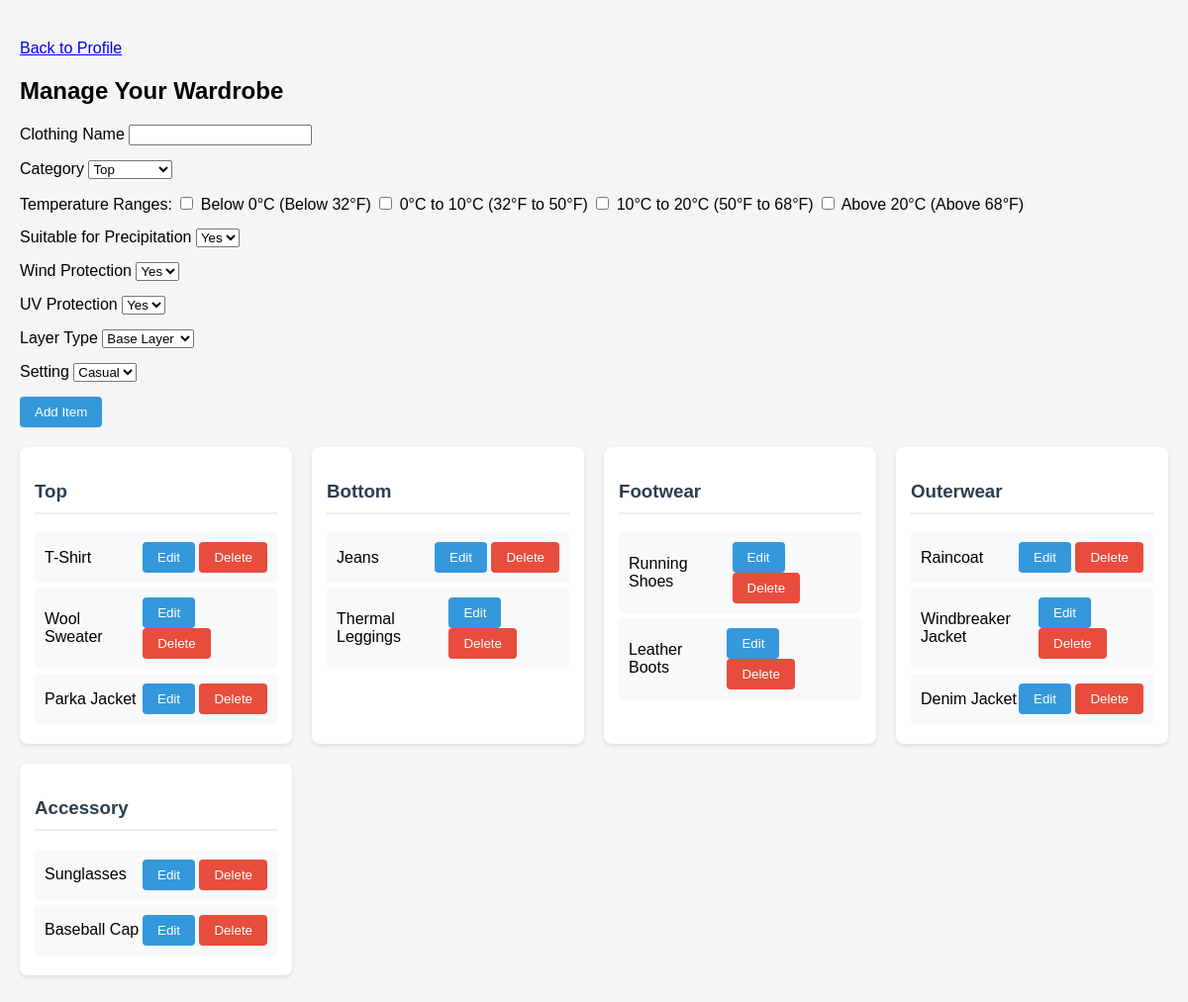
The app's page /manage_wardrobe (signed in), older data.
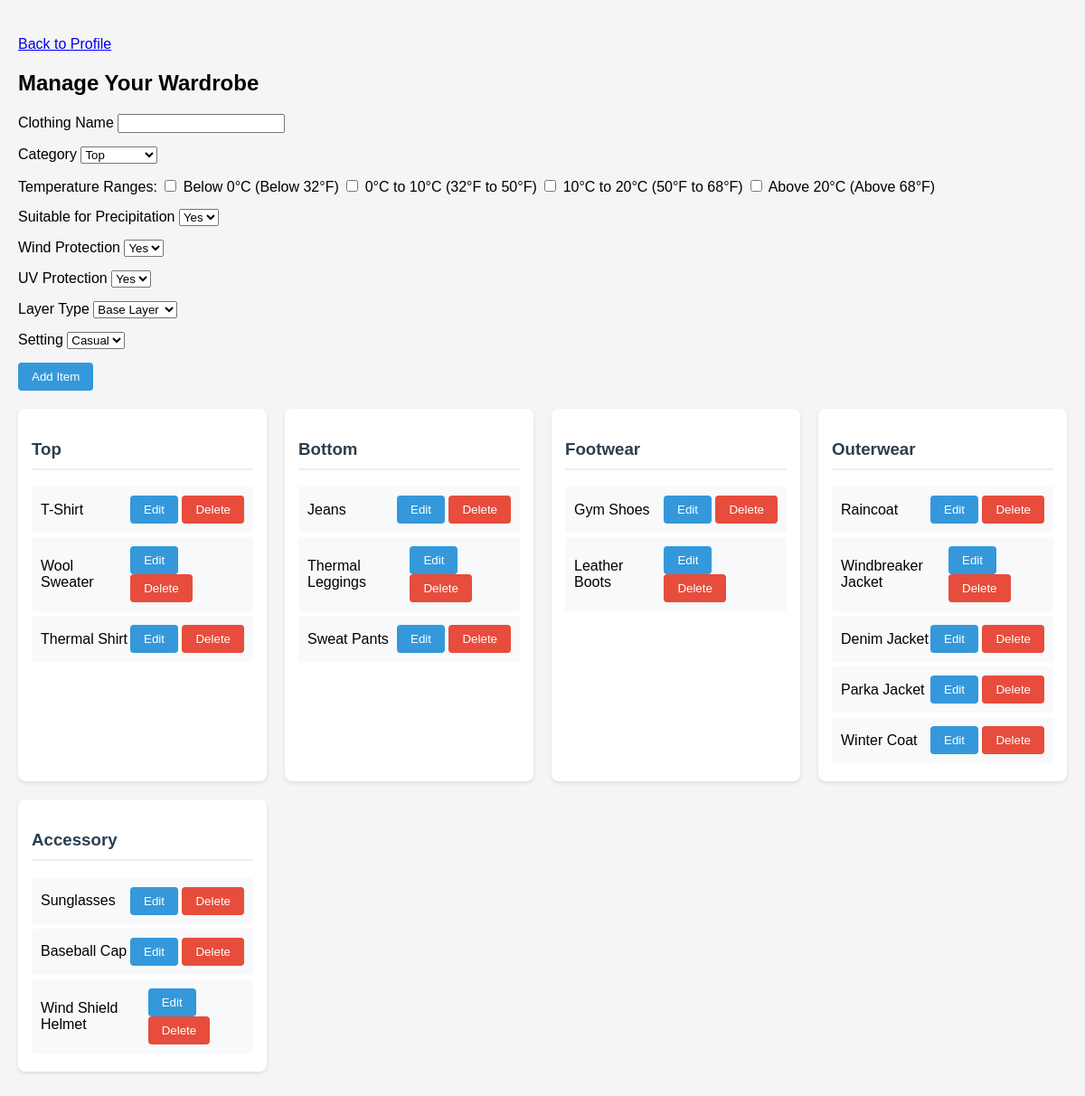
The same page, newer data.
### models.py (models this page shows, shortened)
class UserClothingItem(db.Model):
    id = db.Column(db.Integer, primary_key=True)
    name = db.Column(db.String(100), nullable=False)
    category = db.Column(db.String(50), nullable=False)
    temperature_ranges = db.Column(db.String(100), nullable=False)
    precipitation_tag = db.Column(db.Boolean, nullable=False)
    wind_protection_tag = db.Column(db.Boolean, nullable=False)
    uv_protection_tag = db.Column(db.Boolean, nullable=False)
    layer_type = db.Column(db.String(50), nullable=True)
    setting = db.Column(db.String(50), nullable=True)
    user_id = db.Column(db.Integer, db.ForeignKey('user.id'), nullable=False)

### main.py (the view, shortened to what this page needs)
@app.route('/manage_wardrobe', methods=['GET', 'POST'])
@login_required
def manage_wardrobe():
    form = ManageWardrobeForm()
    wardrobe_items = UserClothingItem.query.filter_by(user_id=current_user.id).all()
    return render_template('manage_wardrobe.html', form=form, wardrobe_items=wardrobe_items)

### forms.py (called while the page is built)
def str_to_bool(value):
    return value == 'True'

### main.py (called while the page is built)
@app.before_request
def setup():
        db.create_all()
        populate_sample_data()

@login_manager.user_loader
def load_user(user_id):
    return User.query.get(int(user_id))

### templates/manage_wardrobe.html (shortened to what this page needs)
<!DOCTYPE html>
<html lang="en">
<head>
    <link rel="stylesheet" type="text/css" href="static/styles.css">
</head>
<body>
    <a href="{{ url_for('profile') }}">Back to Profile</a>
    <h2>Manage Your Wardrobe</h2>
    <div class="form-group">
        <form method="POST">
            <div class="form-group">{{ form.name.label }} {{ form.name() }}</div>
            <div class="form-group">{{ form.category.label }} {{ form.category() }}</div>
            <div class="form-group">
                Temperature Ranges:
                {% for subfield in form.temperature_ranges %}
                <label>{{ subfield }} {{ subfield.label.text }}</label>
                {% endfor %}
            </div>
            <div class="form-group">{{ form.precipitation_tag.label }} {{ form.precipitation_tag() }}</div>
            <div class="form-group">{{ form.wind_protection_tag.label }} {{ form.wind_protection_tag() }}</div>
            <div class="form-group">{{ form.uv_protection_tag.label }} {{ form.uv_protection_tag() }}</div>
            <div class="form-group">{{ form.layer_type.label }} {{ form.layer_type() }}</div>
            <div class="form-group">{{ form.setting.label }} {{ form.setting() }}</div>
            <button type="submit">Add Item</button>
        </form>
    </div>
    <div class="wardrobe-grid">
        {% set categories = ['top', 'bottom', 'footwear', 'outerwear', 'accessory'] %}
        {% for category in categories %}
        <div class="wardrobe-category">
            <h3>{{ category|title }}</h3>
            {% for item in wardrobe_items if item.category.lower() == category %}
            <div class="wardrobe-item">
                <span>{{ item.name }}</span>
                <div class="item-actions">
                    <form action="{{ url_for('edit_wardrobe_item', item_id=item.id) }}" method="GET"
                        style="display: inline;">
                        <button type="submit">Edit</button>
                    </form>
                    <form action="{{ url_for('delete_wardrobe_item', item_id=item.id) }}" method="POST"
                        style="display: inline;">
                        <button type="submit" class="delete-btn"
                            onclick="return confirm('Are you sure you want to delete this item?');">Delete</button>
                    </form>
                </div>
            </div>
            {% endfor %}
        </div>
        {% endfor %}
    </div>
</body>
</html>

### static/styles.css (style rules this page uses)
body { font-family: 'Arial', sans-serif; max-width: 1200px; margin: 0 auto; padding: 20px; background-color: #f5f5f5; }
.wardrobe-grid { display: grid; grid-template-columns: repeat(auto-fit, minmax(250px, 1fr)); gap: 20px; margin: 20px 0; }
.wardrobe-category { background-color: white; padding: 15px; border-radius: 8px; box-shadow: 0 2px 4px rgba(0, 0, 0, 0.1); }
.wardrobe-category h3 { color: #2c3e50; border-bottom: 2px solid #eee; padding-bottom: 10px; }
.wardrobe-item { display: flex; justify-content: space-between; align-items: center; padding: 10px; margin: 5px 0; background-color: #f8f9fa; border-radius: 4px; }
.form-group { margin: 15px 0; }
button { background-color: #3498db; color: white; border: none; padding: 8px 15px; border-radius: 4px; cursor: pointer; }
.delete-btn { background-color: #e74c3c; }

Row changes from the older to the newer data that the page shows:
added UserClothingItem: name "Thermal Shirt", shown under "Top"
added UserClothingItem: name "Sweat Pants", shown under "Bottom"
changed UserClothingItem: name "Running Shoes" → "Gym Shoes"
changed UserClothingItem "Parka Jacket": moves from the list under "Top" to the list under "Outerwear"
added UserClothingItem: name "Winter Coat", shown under "Outerwear"
added UserClothingItem: name "Wind Shield Helmet", shown under "Accessory"
